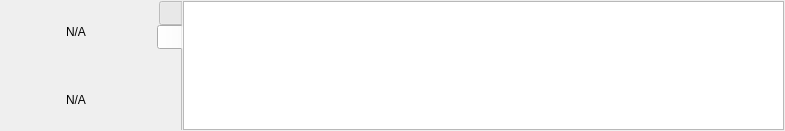
<?xml version="1.0" encoding="UTF-8"?>
<ui version="4.0">
 <class>extraWidget</class>
 <widget class="QWidget" name="extraWidget">
  <property name="geometry">
   <rect>
    <x>0</x>
    <y>0</y>
    <width>785</width>
    <height>131</height>
   </rect>
  </property>
  <property name="windowTitle">
   <string>Form</string>
  </property>
  <layout class="QHBoxLayout" name="horizontalLayout">
   <property name="margin">
    <number>1</number>
   </property>
   <item>
    <layout class="QGridLayout" name="gridLayout">
     <property name="horizontalSpacing">
      <number>0</number>
     </property>
     <property name="leftMargin">
      <number>0</number>
     </property>
     <item row="0" column="0">
      <widget class="QLabel" name="time_label">
       <property name="minimumSize">
        <size>
         <width>150</width>
         <height>0</height>
        </size>
       </property>
       <property name="maximumSize">
        <size>
         <width>150</width>
         <height>16777215</height>
        </size>
       </property>
       <property name="text">
        <string>N/A</string>
       </property>
       <property name="alignment">
        <set>Qt::AlignCenter</set>
       </property>
      </widget>
     </item>
     <item row="1" column="0">
      <widget class="QLabel" name="size_label">
       <property name="minimumSize">
        <size>
         <width>150</width>
         <height>0</height>
        </size>
       </property>
       <property name="maximumSize">
        <size>
         <width>150</width>
         <height>16777215</height>
        </size>
       </property>
       <property name="text">
        <string>N/A</string>
       </property>
       <property name="alignment">
        <set>Qt::AlignCenter</set>
       </property>
      </widget>
     </item>
    </layout>
   </item>
   <item>
    <widget class="QTabWidget" name="tabWidget">
     <property name="tabPosition">
      <enum>QTabWidget::West</enum>
     </property>
     <property name="currentIndex">
      <number>1</number>
     </property>
     <property name="usesScrollButtons">
      <bool>false</bool>
     </property>
     <property name="documentMode">
      <bool>true</bool>
     </property>
     <widget class="QWidget" name="Itemic">
      <attribute name="title">
       <string/>
      </attribute>
      <layout class="QVBoxLayout" name="verticalLayout_4">
       <property name="spacing">
        <number>0</number>
       </property>
       <property name="margin">
        <number>0</number>
       </property>
       <item>
        <widget class="QListWidget" name="itemic_log_list">
         <property name="focusPolicy">
          <enum>Qt::NoFocus</enum>
         </property>
         <property name="horizontalScrollBarPolicy">
          <enum>Qt::ScrollBarAlwaysOff</enum>
         </property>
         <property name="editTriggers">
          <set>QAbstractItemView::NoEditTriggers</set>
         </property>
         <property name="selectionMode">
          <enum>QAbstractItemView::NoSelection</enum>
         </property>
        </widget>
       </item>
      </layout>
     </widget>
     <widget class="QWidget" name="Text">
      <attribute name="title">
       <string/>
      </attribute>
      <layout class="QVBoxLayout" name="verticalLayout_3">
       <property name="spacing">
        <number>0</number>
       </property>
       <property name="margin">
        <number>0</number>
       </property>
       <item>
        <widget class="QTextBrowser" name="log_text">
         <property name="focusPolicy">
          <enum>Qt::NoFocus</enum>
         </property>
        </widget>
       </item>
      </layout>
     </widget>
    </widget>
   </item>
  </layout>
 </widget>
 <resources/>
 <connections/>
</ui>
